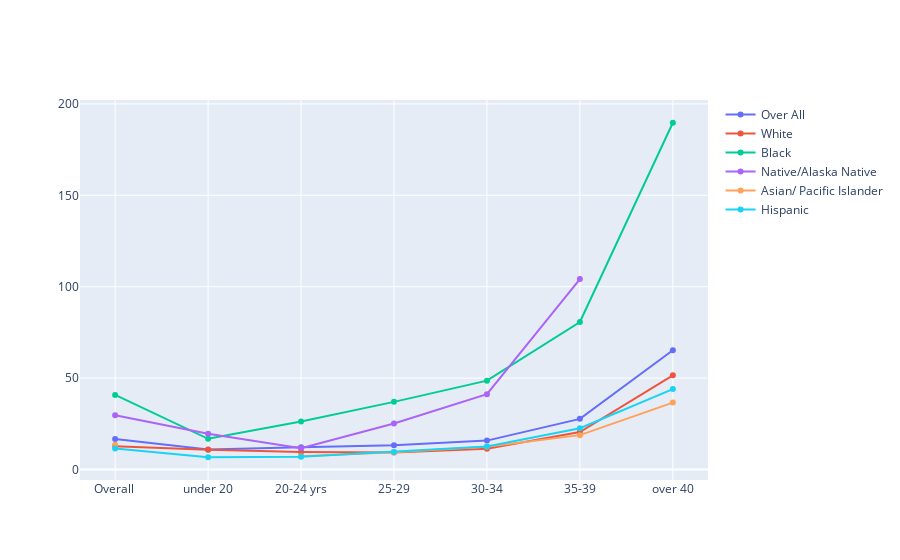

Notebook code cell kept with this figure:
### Code cell
trace1 = go.Scatter(x=df['Age Group'], y=df[' Total PRMR'], mode='lines+markers', name='Over All')
trace2 = go.Scatter(x=df['Age Group'], y=df['White PRMR'], mode='lines+markers', name='White' )
trace3 = go.Scatter(x=df['Age Group'], y=df['Black PRMR'], mode='lines+markers', name='Black')
trace4 = go.Scatter(x=df['Age Group'], y=df['AI/AN PRMR'], mode='lines+markers', name='Native/Alaska Native')
trace5 = go.Scatter(x=df['Age Group'], y=df['Asian/ PI'], mode='lines+markers', name='Asian/ Pacific Islander')
trace6 = go.Scatter(x=df['Age Group'], y=df['Hispanic PRMR'], mode='lines+markers', name='Hispanic')

fig= go.Figure(data=[trace1, trace2, trace3, trace4,trace5,trace6])

fig.iplot()

### Figure 1 — Plotly figure (JSON) as saved in the notebook; plotly's stock layout.template omitted (floating-point values rounded to 4 significant figures)
{"data": [{"mode": "lines+markers", "name": "Over All", "type": "scatter", "x": ["Overall ", "under 20", "20-24 yrs", "25-29", "30-34", "35-39", "over 40"], "y": [16.7, 10.9, 12.2, 13.3, 15.8, 27.7, 65.2]}, {"mode": "lines+markers", "name": "White", "type": "scatter", "x": ["Overall ", "under 20", "20-24 yrs", "25-29", "30-34", "35-39", "over 40"], "y": [12.7, 10.8, 9.6, 9.3, 11.3, 20.5, 51.5]}, {"mode": "lines+markers", "name": "Black", "type": "scatter", "x": ["Overall ", "under 20", "20-24 yrs", "25-29", "30-34", "35-39", "over 40"], "y": [40.8, 16.8, 26.3, 37, 48.6, 80.7, 189.7]}, {"mode": "lines+markers", "name": "Native/Alaska Native", "type": "scatter", "x": ["Overall ", "under 20", "20-24 yrs", "25-29", "30-34", "35-39", "over 40"], "y": [29.7, 19.5, 11.6, 25.2, 41.2, 104.2, null]}, {"mode": "lines+markers", "name": "Asian/ Pacific Islander", "type": "scatter", "x": ["Overall ", "under 20", "20-24 yrs", "25-29", "30-34", "35-39", "over 40"], "y": [13.5, null, 7.2, 9.5, 12.5, 18.8, 36.6]}, {"mode": "lines+markers", "name": "Hispanic", "type": "scatter", "x": ["Overall ", "under 20", "20-24 yrs", "25-29", "30-34", "35-39", "over 40"], "y": [11.5, 6.7, 7, 9.6, 12.6, 22.6, 44]}], "layout": {}}
